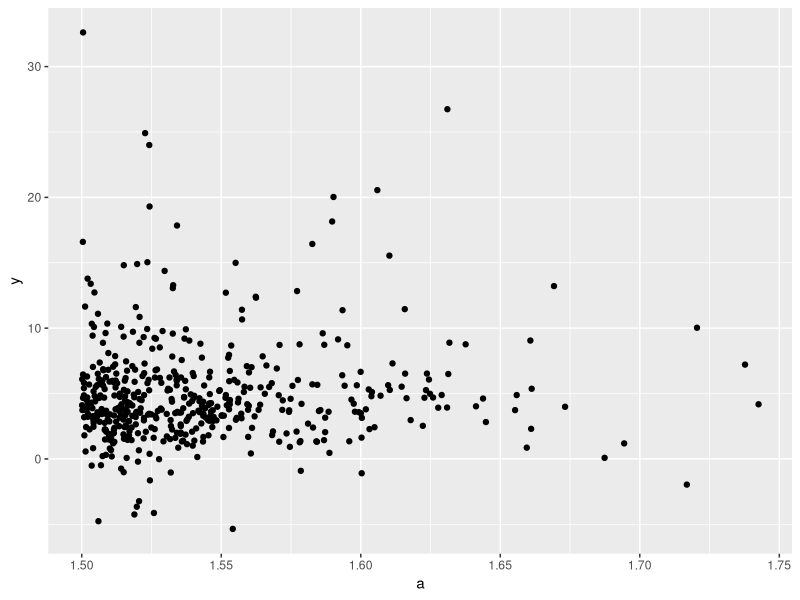
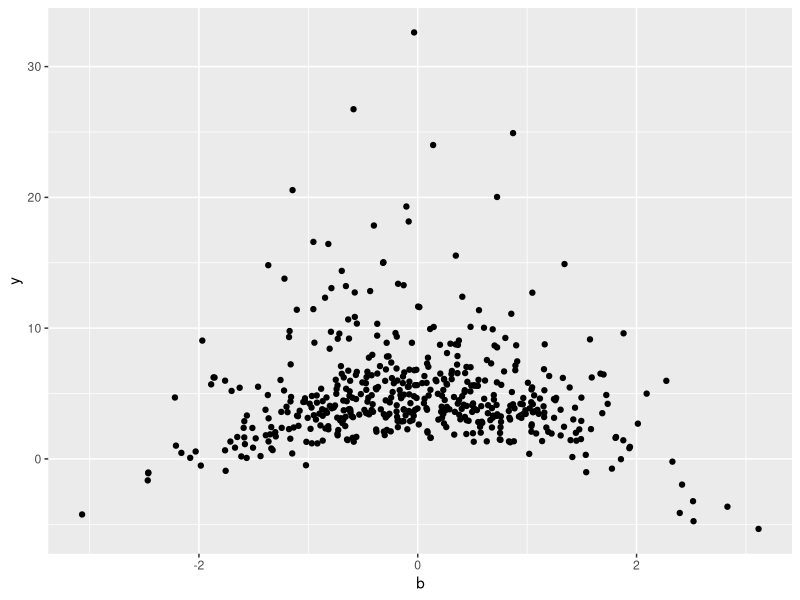
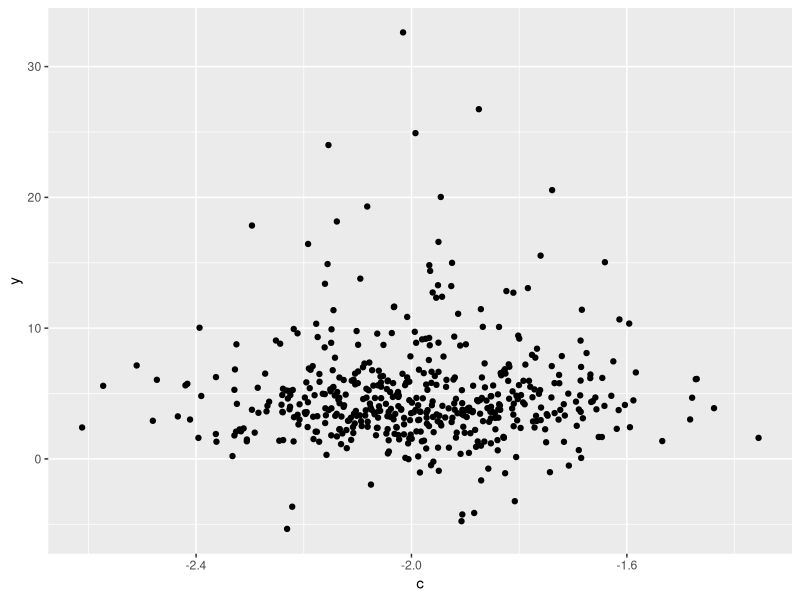
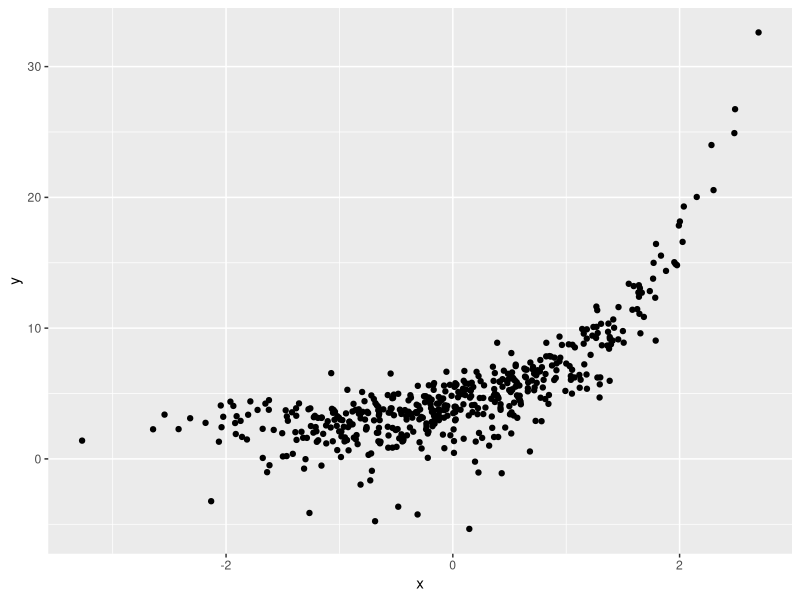

Recreate these plots in R, in order.
## ---- chunk 1
library(readr)
library(dplyr)
library(ggplot2)
## ---- chunk 2
data <- read_csv("class11_LAB_dataFrame_20190930T2158.csv")
ggplot(data, aes(x = a, y = y)) +
  geom_point()
ggplot(data, aes(x = b, y = y)) +
  geom_point()
ggplot(data, aes(x = c, y = y)) +
  geom_point()
ggplot(data, aes(x = x, y = y)) +
  geom_point()
